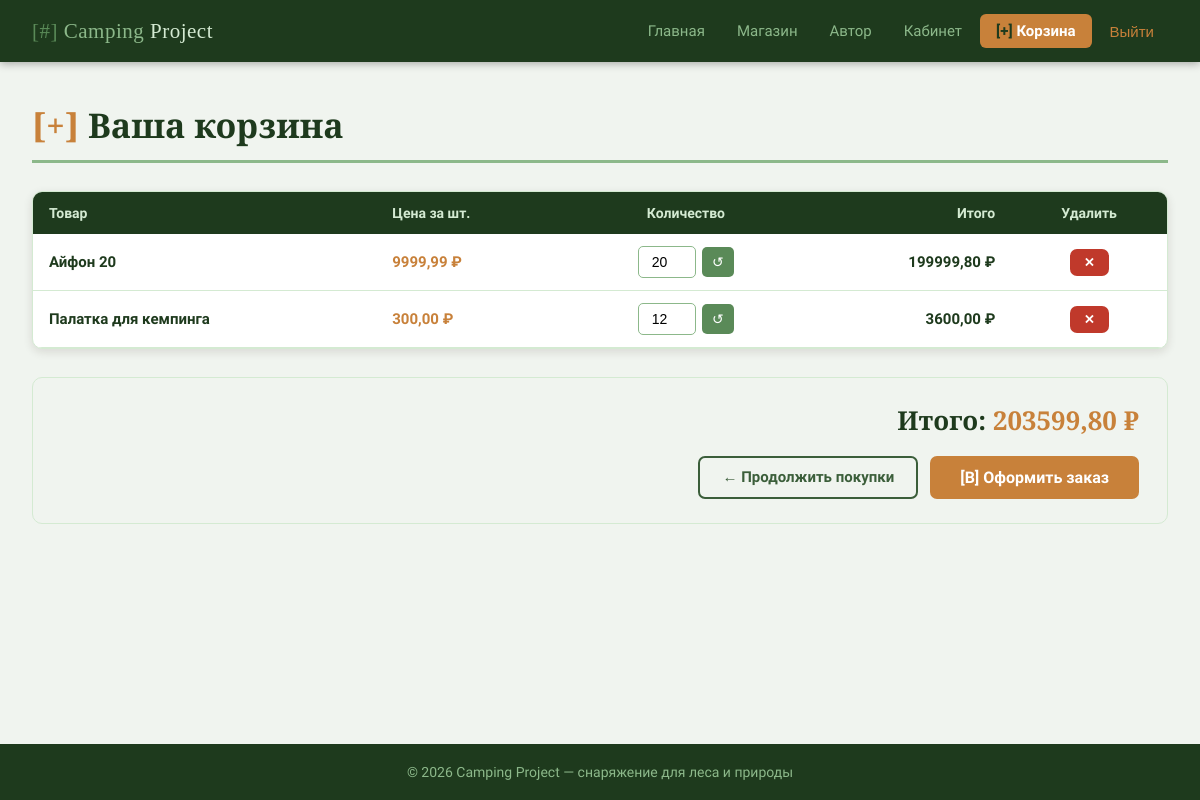
Screenshot of /cart/ (signed in) with the database file from the repository.
### shoppy/models.py (models this page shows, shortened)
class Element(models.Model):
    cart = models.ForeignKey(
        'Cart',
        on_delete=models.CASCADE,
        related_name='elements'
    )
    product = models.ForeignKey(
        'Product',
        on_delete=models.CASCADE
    )
    number = models.PositiveIntegerField(default=1)
    def cost(self):
        return self.product.price * self.number
    class Meta:
        verbose_name = 'Позиция корзины'
        verbose_name_plural = 'Позиции корзины'
        unique_together = ('cart', 'product')

class Product(models.Model):
    title = models.CharField(max_length=200)
    description = models.TextField()
    photo = models.ImageField(upload_to='shop/', blank=True, null=True)
    price = models.DecimalField(max_digits=10, decimal_places=2)
    numberOF = models.IntegerField()
    category = models.ForeignKey(
        Category,
        on_delete=models.CASCADE,
        related_name='products'
    )
    owner = models.ForeignKey(
        Owner,
        on_delete=models.CASCADE,
        related_name='products'
    )
    class Meta:
        verbose_name = 'Товар'
        verbose_name_plural = 'Товары'

### shoppy/views.py (the view)
# urls.py: path('cart/', views.cart_detail, name='cart_detail'),
@login_required
def cart_detail(request):
    cart = get_customer_cart(request)
    elements = Element.objects.filter(cart=cart).select_related('product')
    total_price = sum(item.cost() for item in elements)
    return render(request, 'cart.html', {
        'cart': cart,
        'elements': elements,
        'total_price': total_price,
    })

### shoppy/views.py (called while the page is built)
def get_customer_cart(request):
    cart, _ = Cart.objects.get_or_create(user=request.user)
    return cart

### shoppy/templates/cart.html (shortened to what this page needs)
{% extends "base.html" %}
{% block content %}
<h1 class="page-title"><span style="color:var(--amber);">[+]</span> Ваша корзина</h1>
{% if elements %}
<div class="card" style="padding:0; overflow:hidden;">
  <table class="styled-table">
    <thead>
      <tr>
        <th>Товар</th>
        <th>Цена за шт.</th>
        <th style="text-align:center;">Количество</th>
        <th style="text-align:right;">Итого</th>
        <th style="text-align:center;">Удалить</th>
      </tr>
    </thead>
    <tbody>
      {% for item in elements %}
      <tr>
        <td>
          <a href="{% url 'product_info' pk=item.product.pk %}" style="color:var(--pine); font-weight:600; text-decoration:none;">
            {{ item.product.title }}
          </a>
        </td>
        <td style="color:var(--amber); font-weight:600;">{{ item.product.price }} ₽</td>
        <td style="text-align:center;">
          <form action="{% url 'cart_update' item.id %}" method="post" class="qty-form" style="justify-content:center;">
            <input type="number" name="number" value="{{ item.number }}" min="1" max="{{ item.product.numberOF }}">
            <button type="submit" title="Обновить">↺</button>
          </form>
        </td>
        <td style="text-align:right; font-weight:700; color:var(--pine);">{{ item.cost }} ₽</td>
        <td style="text-align:center;">
          <a href="{% url 'cart_remove' item.id %}"
             onclick="return confirm('Удалить товар из корзины?')"
             class="btn btn-danger" style="padding:6px 14px; font-size:13px;">
            ✕
          </a>
        </td>
      </tr>
      {% endfor %}
    </tbody>
  </table>
</div>
<div class="cart-summary">
  <h2>Итого: <span style="color:var(--amber);">{{ total_price }} ₽</span></h2>
  <div class="cart-actions">
    <a href="{% url 'catalog' %}" class="btn btn-outline">← Продолжить покупки</a>
    <a href="{% url 'checkout' %}" class="btn btn-amber" style="font-size:16px; padding:12px 30px;">
      [B] Оформить заказ
    </a>
  </div>
</div>
{% endif %}
{% endblock %}

### shoppy/templates/base.html (style rules this page uses)
*, *::before, *::after { box-sizing: border-box; margin: 0; padding: 0; }
:root { --bark: #2C1A0E; --moss: #3B5E3A; --fern: #5A8A58; --meadow: #8CB88A; --mist: #F0F4EF; --pine: #1E3A1D; --amber: #C8813A; --leaf: #D4EAD2; --shadow: rgba(44,26,14,0.12); --radius: 10px; --tr: 0.25s ease; }
body { font-family: 'Source Sans 3', Arial, sans-serif; background-color: var(--mist); color: var(--bark); min-height: 100vh; display: flex; flex-direction: column; }
h1.page-title { font-family: 'Playfair Display', serif; font-size: 34px; color: var(--pine); margin-bottom: 28px; padding-bottom: 12px; border-bottom: 3px solid var(--meadow); }
.card { background: #fff; border: 1px solid var(--leaf); border-radius: var(--radius); padding: 20px; box-shadow: 0 3px 10px var(--shadow); transition: transform var(--tr), box-shadow var(--tr); }
.btn { display: inline-block; padding: 10px 22px; border-radius: 7px; font-size: 15px; font-weight: 600; font-family: inherit; cursor: pointer; text-decoration: none; border: none; transition: background var(--tr), transform var(--tr); text-align: center; }
.btn-amber { background: var(--amber); color: #fff; }
.btn-outline { background: transparent; color: var(--moss); border: 2px solid var(--moss); }
.btn-danger { background: #c0392b; color: #fff; }
table.styled-table { width: 100%; border-collapse: collapse; }
table.styled-table thead tr { background: var(--pine); color: var(--leaf); }
table.styled-table th { padding: 13px 16px; text-align: left; font-weight: 600; font-size: 14px; }
table.styled-table td { padding: 12px 16px; border-bottom: 1px solid var(--leaf); font-size: 15px; vertical-align: middle; }
table.styled-table th:last-child, table.styled-table td:last-child { text-align: center; }
.cart-summary { background: var(--mist); border: 1px solid var(--leaf); border-radius: var(--radius); padding: 24px 28px; margin-top: 28px; text-align: right; }
.cart-summary h2 { font-family: 'Playfair Display', serif; font-size: 26px; color: var(--pine); margin-bottom: 18px; }
.cart-summary .cart-actions { display: flex; gap: 12px; justify-content: flex-end; flex-wrap: wrap; }
.qty-form { display: flex; align-items: center; gap: 6px; }
.qty-form input[type=number] { width: 58px; padding: 7px 8px; border: 1.5px solid var(--meadow); border-radius: 5px; font-size: 14px; text-align: center; }
.qty-form button { background: var(--fern); color: #fff; border: none; border-radius: 5px; padding: 7px 10px; cursor: pointer; font-size: 14px; transition: background var(--tr); }

### rows the page displays
Element: product "Айфон 20", product.price "9999,99", number "20", cost "199999,80"
Element: product "Палатка для кемпинга", product.price "300,00", number "12", cost "3600,00"

### other values shown
{{ total_price }} "203599,80"
